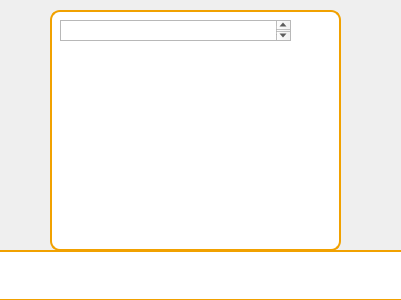
<?xml version="1.0" encoding="UTF-8"?>
<ui version="4.0">
 <class>Dialog</class>
 <widget class="QDialog" name="Dialog">
  <property name="geometry">
   <rect>
    <x>0</x>
    <y>0</y>
    <width>401</width>
    <height>300</height>
   </rect>
  </property>
  <property name="windowTitle">
   <string>Dialog</string>
  </property>
  <widget class="QLabel" name="label_15">
   <property name="geometry">
    <rect>
     <x>-20</x>
     <y>-20</y>
     <width>431</width>
     <height>341</height>
    </rect>
   </property>
   <property name="font">
    <font>
     <pointsize>12</pointsize>
     <weight>75</weight>
     <bold>true</bold>
    </font>
   </property>
   <property name="styleSheet">
    <string notr="true"/>
   </property>
   <property name="text">
    <string/>
   </property>
   <property name="pixmap">
    <pixmap>C:/Users/dell/Videos/Gemini_Generated_Image_nhq54rnhq54rnhq5.png</pixmap>
   </property>
   <property name="scaledContents">
    <bool>false</bool>
   </property>
  </widget>
  <widget class="QLabel" name="label_11">
   <property name="geometry">
    <rect>
     <x>300</x>
     <y>20</y>
     <width>21</width>
     <height>21</height>
    </rect>
   </property>
   <property name="text">
    <string/>
   </property>
   <property name="pixmap">
    <pixmap>C:/Users/dell/Videos/image-removebg-preview (4).png</pixmap>
   </property>
   <property name="scaledContents">
    <bool>true</bool>
   </property>
  </widget>
  <widget class="QLabel" name="label_16">
   <property name="geometry">
    <rect>
     <x>230</x>
     <y>260</y>
     <width>41</width>
     <height>41</height>
    </rect>
   </property>
   <property name="text">
    <string/>
   </property>
   <property name="pixmap">
    <pixmap>C:/Users/dell/Videos/gcd.png</pixmap>
   </property>
   <property name="scaledContents">
    <bool>true</bool>
   </property>
   <property name="alignment">
    <set>Qt::AlignCenter</set>
   </property>
  </widget>
  <widget class="QLabel" name="label_9">
   <property name="geometry">
    <rect>
     <x>340</x>
     <y>260</y>
     <width>31</width>
     <height>31</height>
    </rect>
   </property>
   <property name="text">
    <string/>
   </property>
   <property name="pixmap">
    <pixmap>C:/Users/dell/Videos/image-removebg-preview (4).png</pixmap>
   </property>
   <property name="scaledContents">
    <bool>true</bool>
   </property>
  </widget>
  <widget class="QLabel" name="label_12">
   <property name="geometry">
    <rect>
     <x>20</x>
     <y>260</y>
     <width>41</width>
     <height>41</height>
    </rect>
   </property>
   <property name="text">
    <string/>
   </property>
   <property name="pixmap">
    <pixmap>C:/Users/dell/Videos/nd.png</pixmap>
   </property>
   <property name="scaledContents">
    <bool>true</bool>
   </property>
   <property name="alignment">
    <set>Qt::AlignLeading|Qt::AlignLeft|Qt::AlignVCenter</set>
   </property>
  </widget>
  <widget class="QLabel" name="label_14">
   <property name="geometry">
    <rect>
     <x>130</x>
     <y>260</y>
     <width>41</width>
     <height>41</height>
    </rect>
   </property>
   <property name="text">
    <string/>
   </property>
   <property name="pixmap">
    <pixmap>C:/Users/dell/Videos/tkd.png</pixmap>
   </property>
   <property name="scaledContents">
    <bool>true</bool>
   </property>
   <property name="alignment">
    <set>Qt::AlignCenter</set>
   </property>
  </widget>
  <widget class="QLabel" name="label">
   <property name="geometry">
    <rect>
     <x>-10</x>
     <y>250</y>
     <width>421</width>
     <height>51</height>
    </rect>
   </property>
   <property name="styleSheet">
    <string notr="true">background-color: #FFFFFF;
border: 2px solid #f1a100; 
border-radius: 10px;
padding: 10px;
font-weight: bold;

</string>
   </property>
   <property name="text">
    <string/>
   </property>
  </widget>
  <widget class="QTextEdit" name="textEdit">
   <property name="geometry">
    <rect>
     <x>60</x>
     <y>20</y>
     <width>231</width>
     <height>21</height>
    </rect>
   </property>
  </widget>
  <widget class="QFrame" name="frame">
   <property name="geometry">
    <rect>
     <x>50</x>
     <y>10</y>
     <width>291</width>
     <height>241</height>
    </rect>
   </property>
   <property name="styleSheet">
    <string notr="true">background-color: #FFFFFF;
border: 2px solid #f1a100; 
border-radius: 10px;
padding: 10px;
font-weight: bold;

</string>
   </property>
   <property name="frameShape">
    <enum>QFrame::StyledPanel</enum>
   </property>
   <property name="frameShadow">
    <enum>QFrame::Raised</enum>
   </property>
  </widget>
  <zorder>label_15</zorder>
  <zorder>frame</zorder>
  <zorder>label</zorder>
  <zorder>label_11</zorder>
  <zorder>label_16</zorder>
  <zorder>label_9</zorder>
  <zorder>label_12</zorder>
  <zorder>label_14</zorder>
  <zorder>textEdit</zorder>
 </widget>
 <resources/>
 <connections/>
</ui>
